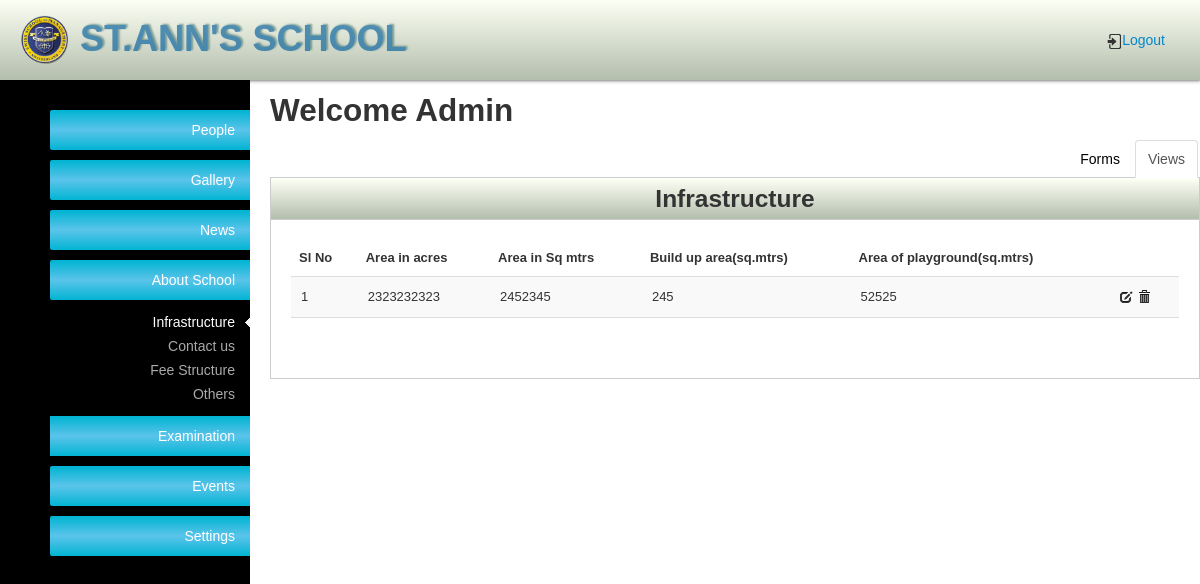
Screenshot of /admin/infrastructure.php (signed in) with the database file from the repository.
### tables this page shows
CREATE TABLE IF NOT EXISTS `infrastructure` (
  `id` int(11) NOT NULL AUTO_INCREMENT,
  `area_acres` varchar(50) DEFAULT NULL,
  `area_sq_mtrs` varchar(50) DEFAULT NULL,
  `area_build_up` varchar(50) DEFAULT NULL,
  `area_playground` varchar(50) DEFAULT NULL,
  PRIMARY KEY (`id`)
);

### admin/infrastructure.php (the view, shortened to what this page needs)
<?php
include("admin-layouts/admin-header.php");
?>
<div class="tab-content">
    <h2>Welcome Admin</h2>
    <div class="tabbable">
        <ul class="nav nav-tabs">
            <li class="active"><a href="#tab1" id="#tab1" data-toggle="tab">Views</a></li>
            <li><a href="#tab2" class="tab2-form" data-toggle="tab">Forms</a></li>
        </ul>
        <div class="tab-content">
            <div class="tab-pane active" id="tab1">
                <div class="content-box">
                    <div class="content-box-header">
                        <h3 class="c-head">Infrastructure</h3>
                    </div>
                    <div class="content-box-content">
                        <table class="table table-striped">
                            <thead>
                            <tr>
                                <th>Sl No</th>
                                <th>Area in acres</th>
                                <th>Area in Sq mtrs</th>
                                <th>Build up area(sq.mtrs)</th>
                                <th>Area of playground(sq.mtrs)</th>
                            </tr>
                            </thead>
                            <tfoot>
                            <tr>
                                <td colspan="6">
                                </td>
                            </tr>
                            </tfoot>
                            <tbody>
                            <?php
                            $sql_infra = "SELECT * FROM infrastructure";
                            $result = mysql_query($sql_infra) or die ('Error updating database: ' . mysql_error());
                            ?>
                            <?php
                            if($result) {
                                $iterator = 1;
                                while ($row = mysql_fetch_array($result)):?>
                                    <tr>
                                        <td><?php echo $iterator++;?></td>
                                        <td><?php echo $row['area_acres'];?></td>
                                        <td><?php echo $row['area_sq_mtrs'];?></td>
                                        <td><?php echo $row['area_build_up'];?></td>
                                        <td><?php echo $row['area_playground'];?></td>
                                        <td>
                                            <a title="Edit" href="#" class="edit" rowId="<?php echo $row['id'];?>"><i class="icon-edit"></i></a>
                                            <a title="Delete" href="#" class="delBtn" rowId="<?php echo $row['id'];?>"><i class="icon-trash"></i></a>
                                        </td>
                                    </tr>
                                <?php endwhile;} ?>
                            </tbody>
                        </table>
                    </div>
                </div>
            </div>
        </div>
    </div>
</div>
<?php require_once('admin-layouts/admin-footers.php'); ?>

### public/css/style.css (style rules this page uses)
* { padding:0; margin:0; }
body { font-size:14px; font-family:Verdana, Arial, Helvetica, sans-serif; }
a { text-decoration:none; }
.nav a { color:#000; }
.content-box { background: none repeat scroll 0 0 #FFFFFF; border: 1px solid #CCCCCC; margin: 0 0 20px; }
.content-box-header { height: 40px; margin-top: 1px; background: #fcfff4; background: -moz-linear-gradient(top, #fcfff4 0%, #dfe5d7 40%, #b3bead 100%); background: -webkit-gradient(linear, left top, left bottom, color-stop(0%,#fcfff4), color-stop(40%,#dfe5d7), color-stop(100%,#b3bead)); background: -webkit-linear-gradient(top, #fcfff4 0%,#dfe5d7 40%,#b3bead 100%); background: -o-linear-gradient(top, #fcfff4 0%,#dfe5d7 40%,#b3bead 100%); background: -ms-linear-gradient(top, #fcfff4 0%,#dfe5d7 40%,#b3bead 100%); background: linear-gradient(to bottom, #fcfff4 0%,#dfe5d7 40%,#b3bead 100%); filter: progid:DXImageTransform.Microsoft.gradient( startColorstr='#fcfff4', endColorstr='#b3bead',GradientType=0 ); }
.content-box-content { border-top: 1px solid #CCCCCC; font-size: 13px; padding: 20px; max-width:1000px; overflow-x:auto; }
.tab-content table td { padding:10px; }
.tab-content .nav-tabs { margin:0; border:none; }
.c-head { text-align:center; margin:0; }
.admin-tab .nav-tabs > li, .nav-pills > li { float:right; }
* { outline: none; }

### rows the page displays
infrastructure: area_acres "2323232323", area_sq_mtrs "2452345", area_build_up "245", area_playground "52525"
